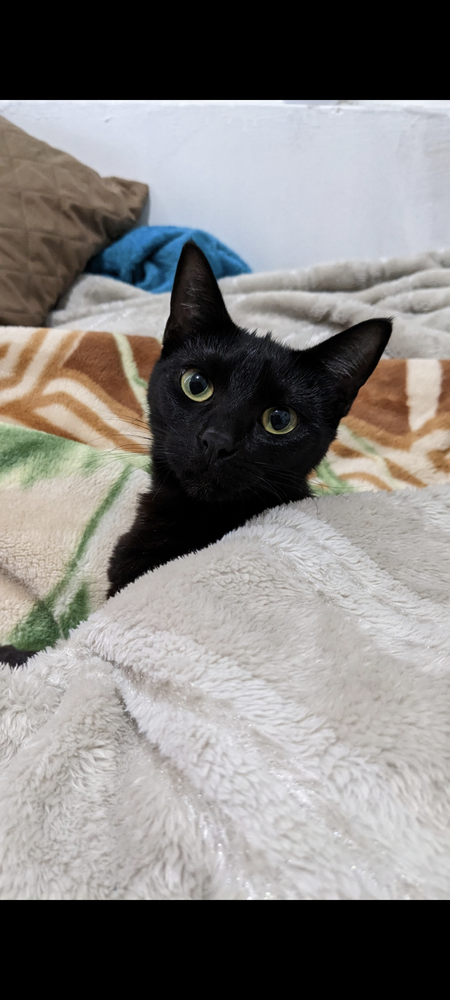
#> input picture images/gato.png, 450 x 1000 px, shrunk from 1080 x 2400 before the run
$ python convol2Dimg.py
#> lines starting #> are read from the running program, lines starting #| are printed output that depends on the picture
from numba import jit
import numpy as np
import cv2
import os
import math
import time

@jit
def img_to_grey(img):
    height, width = img.shape[0:2]
    output = np.zeros(img.shape[0:2])
    for i in range(height):
        for j in range(width):
            b = img[i,j][0]
            g = img[i,j][1]
            r = img[i,j][2]
            output[i, j] = math.floor(sum(img[i, j]) / 3)

    return output

@jit
def convolve2D(img, mask):
    img_row, img_col = img.shape
    mask_row, mask_col = mask.shape

    img_res = np.zeros(img.shape)

    pad_height = int((mask_row - 1) / 2)
    pad_width = int((mask_col - 1) / 2)

    padded_img = np.zeros((img_row + (2 * pad_height), img_col + (2 * pad_width)))
    padded_img[pad_height:padded_img.shape[0] - pad_height, pad_width:padded_img.shape[1] - pad_width] = img

    for row in range(img_row):
        for col in range(img_col):
            img_res[row, col] = (mask * padded_img[row:row + mask_row, col:col + mask_col]).sum()

    return img_res


def main():

    file_name = os.path.join(os.path.dirname(__file__), 'gato.png')
    assert os.path.exists(file_name)

    img = cv2.imread(file_name)
#> img is the input picture: shape (1000, 450, 3); mean B, G, R 125.6, 127.7, 130.3

    start_grey = round(time.time())
    img_grey = img_to_grey(img)
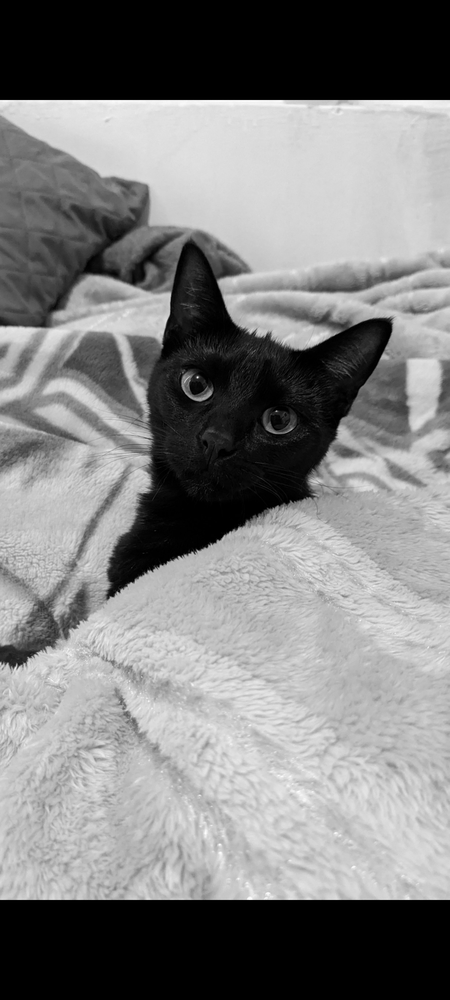
#> img_grey: shape (1000, 450) float64; min 0, max 255, mean 127.6
    end_grey = round(time.time())
    print('Escala de grises tomo: ', end_grey - start_grey, ' segundos')
    cv2.imwrite("escala_grises.png", img_grey)

    mask = np.array([[1, 1, 1], [1, 3, 1], [1, 1, 1]])
    start_convol = round(time.time())
    img_convol = convolve2D(img_grey, mask)
    end_convol = round(time.time())
    print('Convolucion tomo: ', end_convol - start_convol, ' segundos')
    cv2.imwrite("convolucion_2d.png", img_convol)
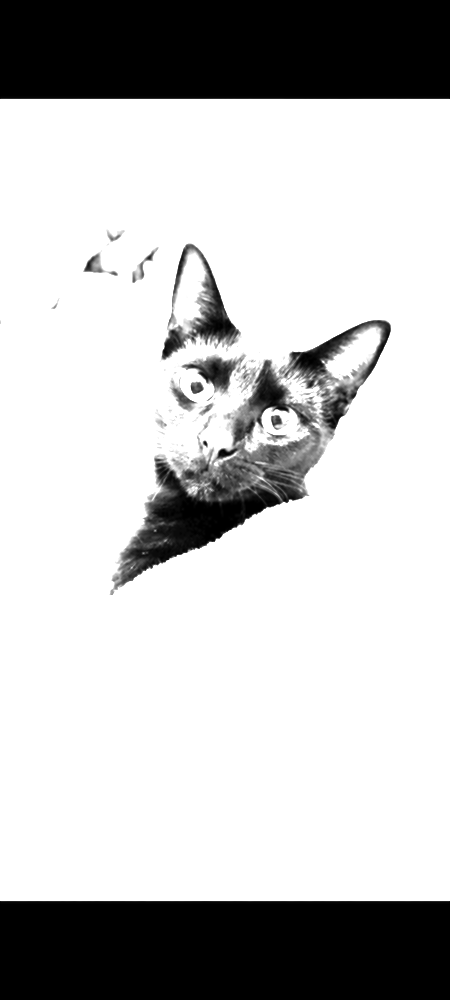
#> saved as convolucion_2d.png: shape (1000, 450); min 0, max 255, mean 194.1

    print('Ambos procesos tomaron:', (end_grey - start_grey) + (end_convol - start_convol), ' segundos')


if __name__=='__main__':
    main()

$ run again, with images/gauss5x5.png copied over images/gato.png
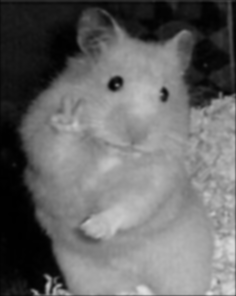
#> input picture images/gauss5x5.png, 236 x 296 px
#> in main, img is the input picture: shape (296, 236, 3); min 0, max 223, mean 103.9
#> in main, `img_convol = convolve2D(img_grey, mask)`:
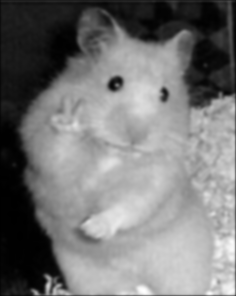
#> img_convol: shape (296, 236) float64; min 0, max 2423, mean 1140.7; drawn with min black and max white
#> in main, `cv2.imwrite("convolucion_2d.png", img_convol)`:
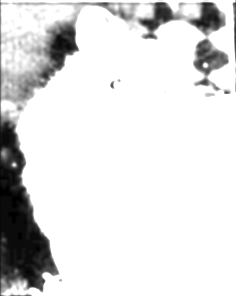
#> saved as convolucion_2d.png: shape (296, 236); min 0, max 255, mean 224
